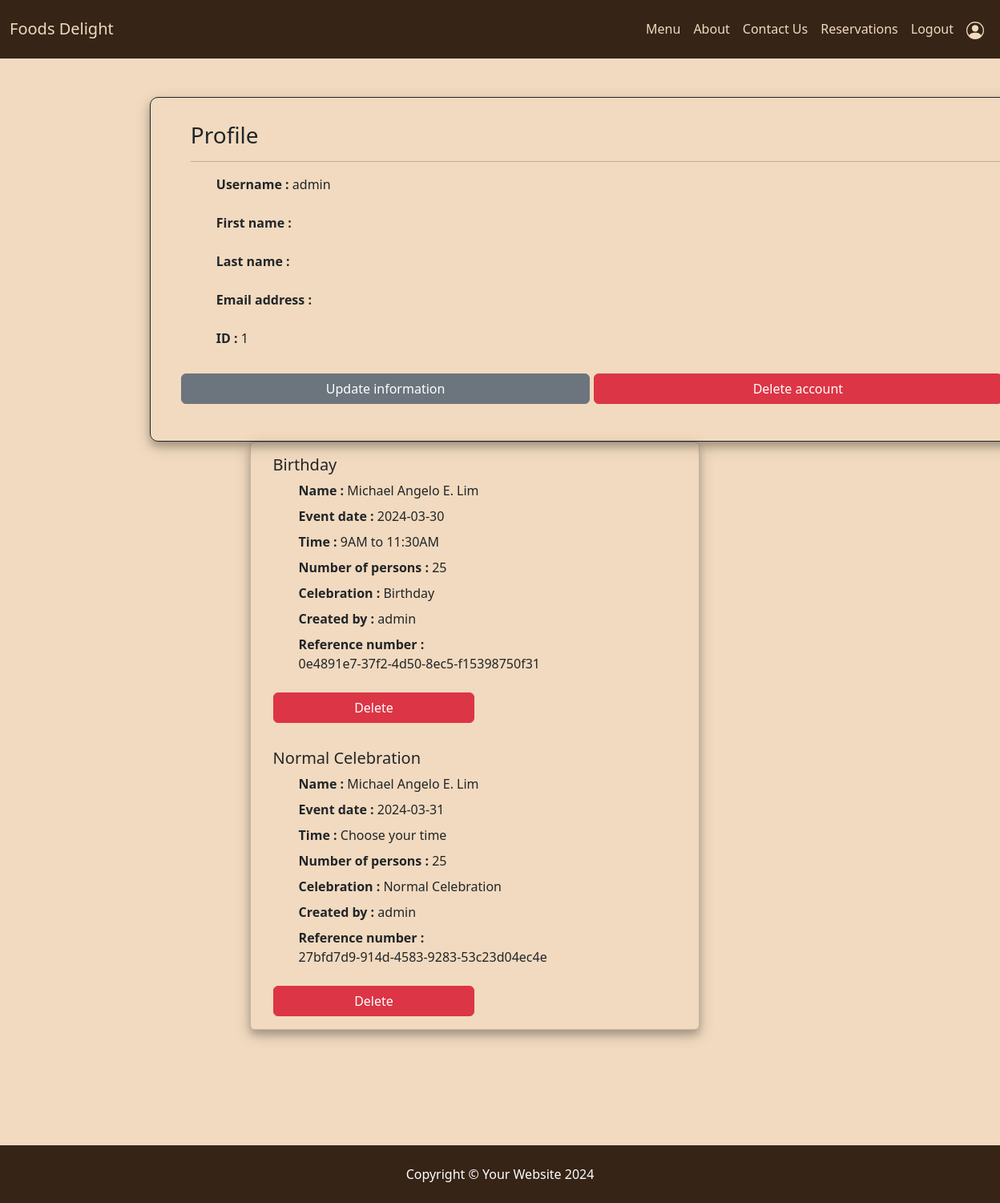
/profile/ (signed in), run on the app's committed database.
### WEBSITE/models.py (models this page shows, shortened)
class Reservation(models.Model):
    name = models.CharField(max_length = 100)
    phone =models.IntegerField()
    email = models.CharField(max_length = 100)
    type_of_celebration = models.CharField(max_length = 50)
    your_date = models.CharField(max_length = 50)
    your_time = models.CharField(max_length = 50)
    number_of_person = models.CharField(max_length = 50)
    random_number = models.CharField(max_length=36, default=uuid.uuid4, unique=True)
    created_by = models.ForeignKey(User, on_delete=models.CASCADE, null=True, blank=True, related_name= 'created')

### WEBSITE/views.py (the view)
# urls.py: path('profile/', views.user_profile, name='profile'),
def user_profile(request):
    if request.user.is_authenticated:
        reserved_table = Reservation.objects.all()
        return render(request, 'profile.html', {'reserved_table': reserved_table})
    else:
        return redirect('home')

### WEBSITE/templates/profile.html
{% extends 'base.html' %}
{% block content %}
<div class="container">
<div class="row py-5 px-2">
    <div class="profile-information col-4 " style="width: 90vmin;">
        <h3>Profile</h3>
        <hr>
        <ul>
            <li><strong>Username :</strong> {{request.user.username}}</li><br>
            <li><strong>First name :</strong> {{request.user.first_name}}</li><br>
            <li><strong>Last name :</strong> {{request.user.last_name}}</li><br>
            <li><strong>Email address :</strong> {{request.user.email}}</li><br>
            <li><strong>ID :</strong> {{request.user.id}}</li>
        </ul>
        <div class="row col-md-12" style="justify-content: space-evenly; display: inline;">
        <a class="btn btn-secondary col-sm-6 my-3" type="submit" href="{% url 'update_user' %}">Update information</a>
        <a class="btn btn-danger col-sm-6" type="submit" onclick="return confirm('Are you sure to DELETE this account?')" href="{% url 'delete_user' request.user.id %}">Delete account</a>
        </div>
    </div>
<div class="card" id="profilecard" style="width: 45vmin; background-color: transparent;">
{% for x in reserved_table %}
{% if request.user == x.created_by %}
<div class="card-body">
    <h5 class="card-title">{{x.type_of_celebration}}</h5>
    <ul>
        <li class="pb-2"><strong>Name : </strong>{{ x.name }}</li>
        <li class="pb-2"><strong>Event date : </strong>{{ x.your_date }}</li>
        <li class="pb-2"><strong>Time : </strong>{{ x.your_time }}</li>
        <li class="pb-2"><strong>Number of persons : </strong>{{ x.number_of_person }}</li>
        <li class="pb-2"><strong>Celebration : </strong>{{ x.type_of_celebration }}</li>
        <li class="pb-2"><strong>Created by : </strong>{{ x.created_by }}</li>
        <li class="pb-2"><strong>Reference number : </strong><br>{{ x.random_number }}</li>
    </ul>
        <a class="btn btn-danger col-sm-6" type="submit" onclick="return confirm('Are you sure to DELETE this account?')" href="{% url 'delete_reserve' x.random_number %}">Delete</a>
</div>
{% endif %}
{% endfor %}
</div>
</div>
</div>
{% endblock %}

### WEBSITE/templates/base.html (shortened to what this page needs)
{% load static %}
<!doctype html>
<html lang="en">
  <head>
    <link rel="stylesheet" href="{% static 'css/style.css'%}">
    <link href="https://cdn.jsdelivr.net/npm/bootstrap@5.3.3/dist/css/bootstrap.min.css" rel="stylesheet">
  </head>
  <body style="background-color: #f1dabf;">
    {% include 'navbar.html' %}
    {% block content %}
    {% endblock %}
<br>
<br>
<br>
<br>
<br>
<footer class="fixed-bottom py-4 bg-custom">
  <div class="container">
    <p class="m-0 text-center text-white">Copyright &copy; Your Website 2024</p></div>
</footer>
  </body>
</html>

### WEBSITE/templates/navbar.html (shortened to what this page needs)
<nav class="navbar navbar-expand-lg py-3 bg-custom">
    <div class="container-fluid">
      <a class="navbar-brand" href="{% url 'home' %}">Foods Delight</a>
        <div class="collapse navbar-collapse" id="navbarNav">
        <ul class="nav navbar-nav ms-auto offset-8">
          <li class="nav-item">
            <a class="nav-link" href="{% url 'home' %}#Menu-section">Menu</a>
          </li>
          <li class="nav-item">
            <a class="nav-link" href="{% url 'about' %}">About</a>
          </li>
          <li class="nav-item">
            <a class="nav-link" href="{% url 'contactpage' %}">Contact Us</a>
          </li>
          <li class="nav-item">
            <a class="nav-link" href="{% url 'reservations' %}">Reservations</a>
          </li>
          {% if user.is_authenticated%}
          <li class="nav-item">
            <a class="nav-link" href="{% url 'logout' %}">Logout</a>
          </li>
          <li class="nav-item">
            <a href="{% url 'profile' %}" class="nav-link"></a>
          </li>
          {% endif %}
      </div>
    </div>
  </nav>

### static/css/style.css (style rules this page uses)
* { margin: 0; padding: 0; }
.bg-custom { background-color: #362417; }
.nav-item .nav-link { color: #f1dabf; }
.container-fluid .navbar-brand { color: #f1dabf; }
li { list-style: none; position: relative; }
li::before { content: ""; background-color: #f1dabf; position: absolute; left: 0; bottom: 0.1rem; height: 3px; width: 0; transition: 0.3s ease-in-out; }
.row .profile-information { border: 1px solid; padding: 30px; box-shadow: 0 6px 10px 0 rgba(0, 0, 0, 0.2), 0 6px 20px 0 rgba(0, 0, 0, 0.19); border-radius: 10px; padding-left: 50px; padding-right: 50px; margin-left: 10vmin; height: fit-content; }
#profilecard { box-shadow: 0 6px 10px 0 rgba(0, 0, 0, 0.2), 0 6px 20px 0 rgba(0, 0, 0, 0.19); margin-left: 20vmin; }

### data on the page
Reservation: type_of_celebration "Birthday", name "Michael Angelo E. Lim", your_date "2024-03-30", your_time "9AM to 11:30AM", number_of_person "25", created_by "admin", random_number "0e4891e7-37f2-4d50-8ec5-f15398750f31"
Reservation: type_of_celebration "Normal Celebration", name "Michael Angelo E. Lim", your_date "2024-03-31", your_time "Choose your time", number_of_person "25", created_by "admin", random_number "27bfd7d9-914d-4583-9283-53c23d04ec4e"

### other printed values
{{ request.user.username }} "admin"
{{ request.user.id }} "1"
